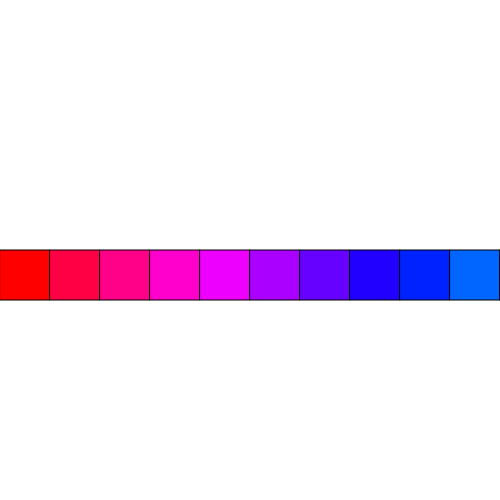
Frame 1 (no input)
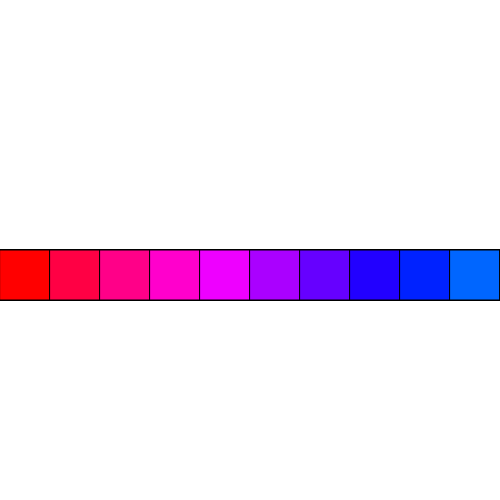
Frame 60 (no input)
Frame 120 (the mouse pressed at the canvas centre since frame 60): identical to frame 60, image omitted

The p5.js sketch that drew these frames (run headless with seeded random() and noise() and a simulated clock; from frame 60 on, the mouse is pressed at the canvas centre):

// p5.js sketch
// ── sketch.js
let startColor;
let endColor;

function setup() {
  createCanvas(500,500);
  angleMode(DEGREES);
  colorMode(HSB,360,100,100);
  startColor = color(360,100,100);
  endColor = color(200,100,100);
}

function draw() {
//lerpColor(color1,color2,0-1);
for(let i=0; i<= 10; i++) {
    fill(lerpColor(startColor,endColor,i/10));
    rect(50*i, 250, 50, 50);
  }
}
